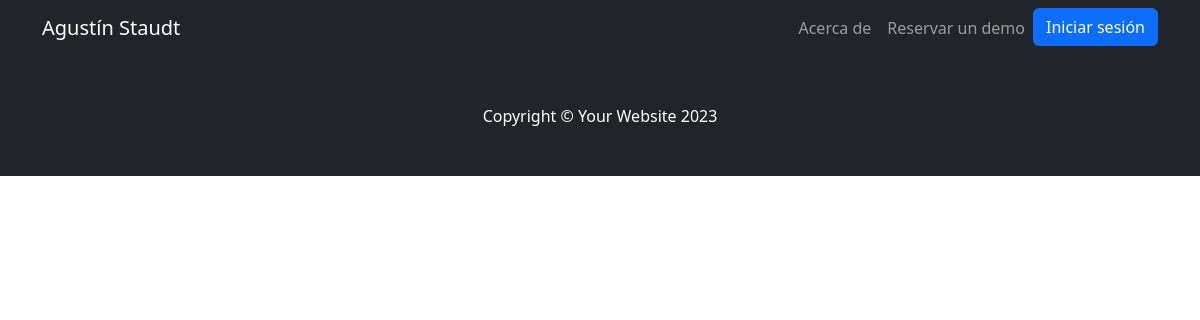
The page /app/clases/lista/ (signed in) on the database as committed earlier.
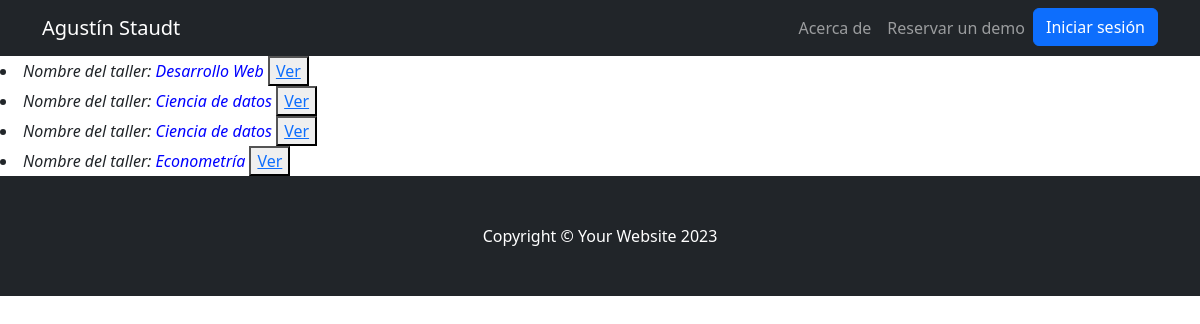
The same page on the database as committed later.
### AppBlog/models.py (models this page shows, shortened)
class Taller(models.Model):
    taller = models.CharField(max_length=40, default='Otros')
    comision = models.CharField(max_length=40, default='1234')

### AppBlog/views.py (the view)
# urls.py: path('clases/lista/', views.TallerListView.as_view(), name="Lista"),
class TallerListView(LoginRequiredMixin, ListView):
    model = Taller
    template_name = "AppBlog/listaTalleresUsuario.html"

### AppBlog/templates/AppBlog/listaTalleresUsuario.html (shortened to what this page needs)
{% extends 'AppBlog/base.html' %}
{% load static %}
{% block main %}
{% for taller in object_list %}
<li>
    <i>Nombre del taller:</i>
    <i style="color: blue;"> {{taller.taller}} </i>
    <button>
        <a href="{% url 'Detalles' taller.id %}">Ver</a>
    </button>
</li>
{% endfor %}
{% endblock main %}

Rows that differ between the two databases and show on the page:
added Taller: taller "Desarrollo Web"
added Taller: taller "Ciencia de datos"
added Taller: taller "Ciencia de datos"
added Taller: taller "Econometría"
